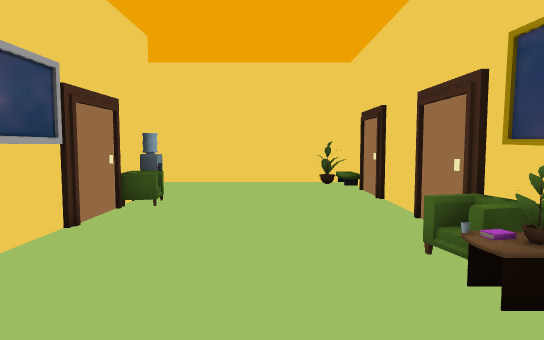
view 1 (above)

17 first-person views from a walk through a 3-D level made in the Unity game engine. The camera is 1.3 m above the floor, tilts 4° down and sees 75° across. Doors are open. The floor is counted in squares, 1 m on a side. Each view is taken from the middle of a square. On the plan, view 1 faces up. The plan holds only what a view shows up to about 15 squares ahead; the rest is blank. The player is left out.

view 2
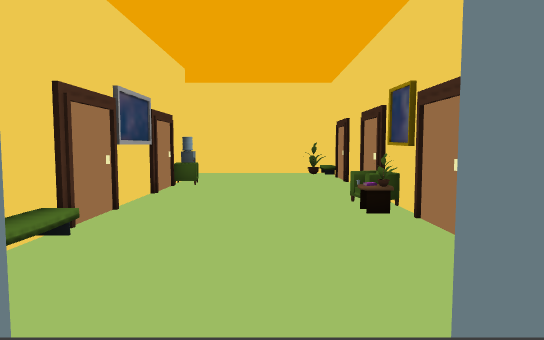

view 3
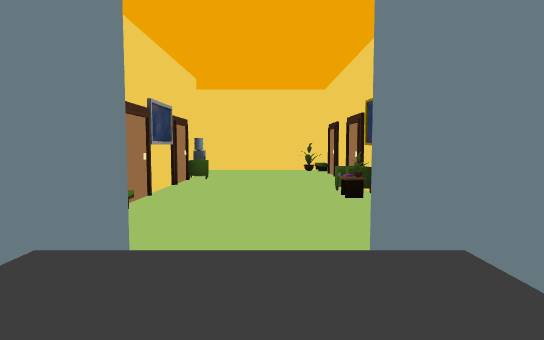

view 4
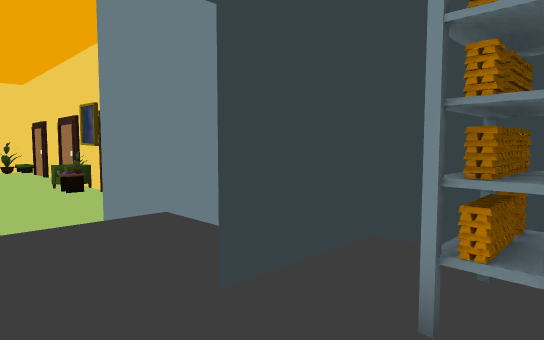

view 5
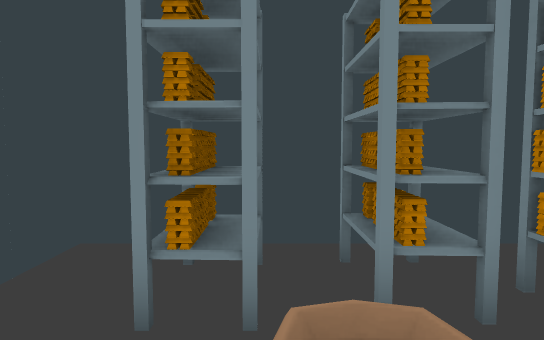

view 6
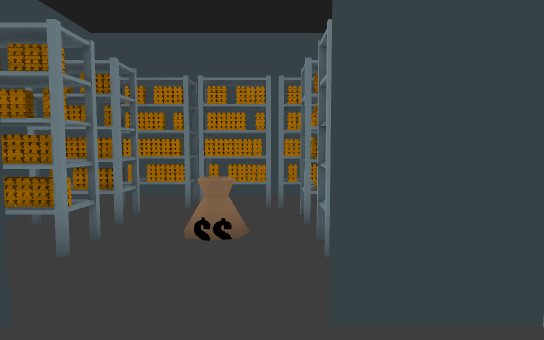

view 7
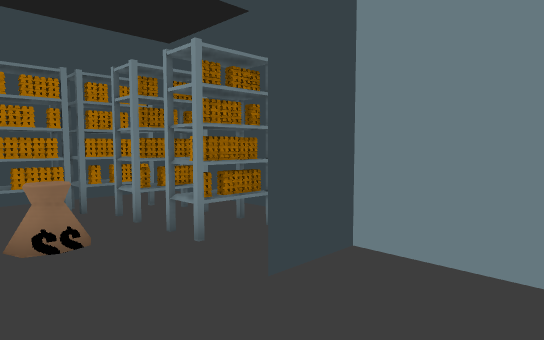

view 8
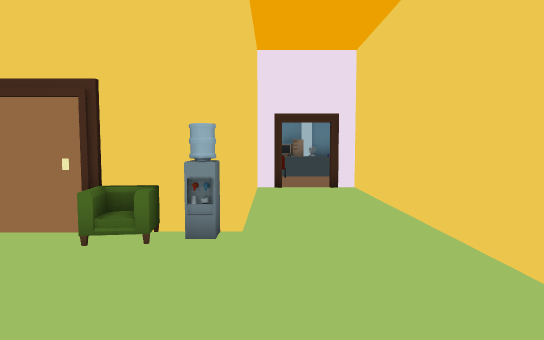

view 9
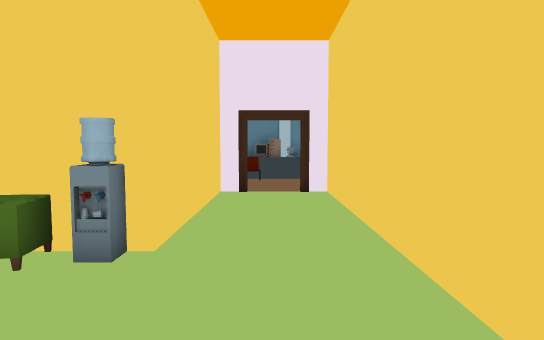

view 10
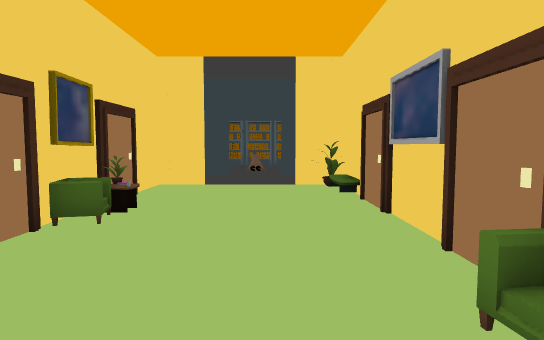

view 11
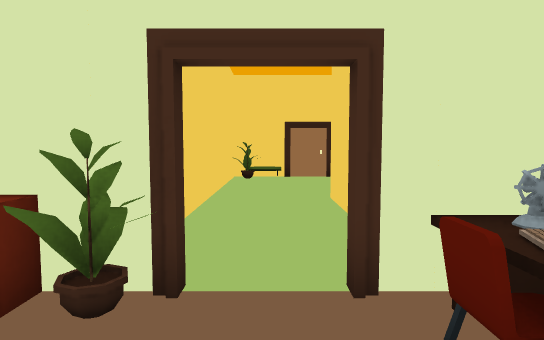

view 12
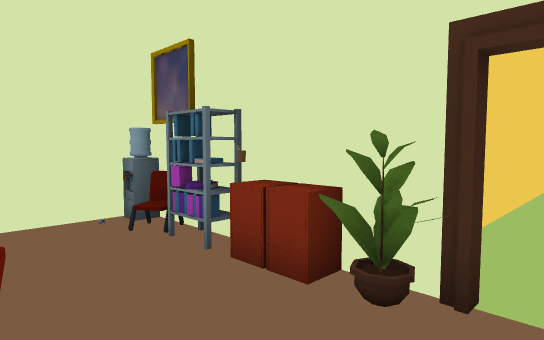

view 13
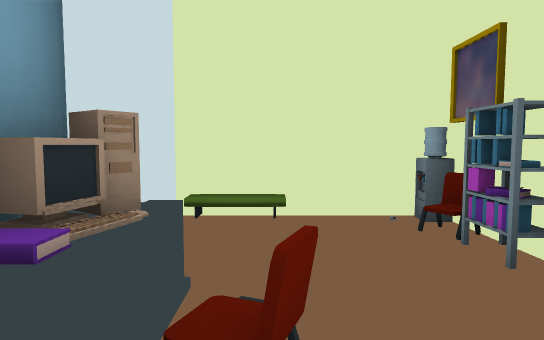

view 14
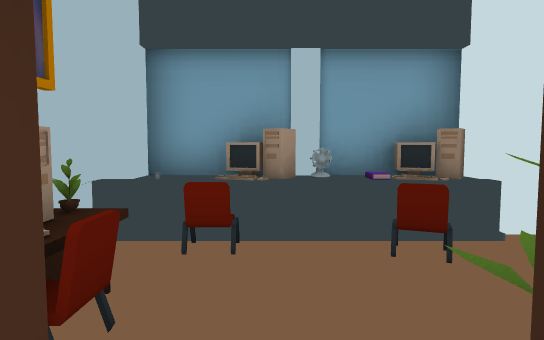

view 15
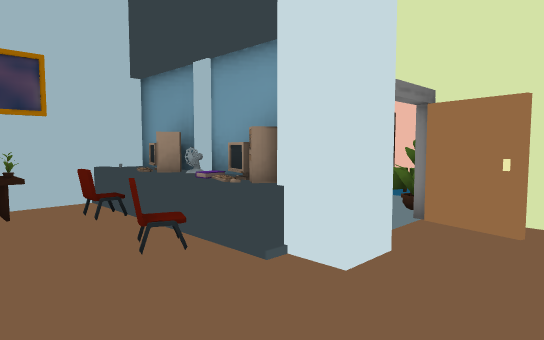

view 16
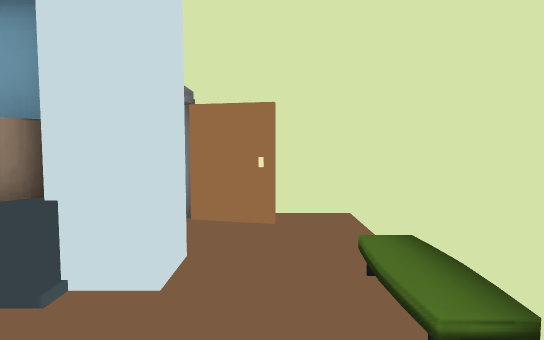

view 17
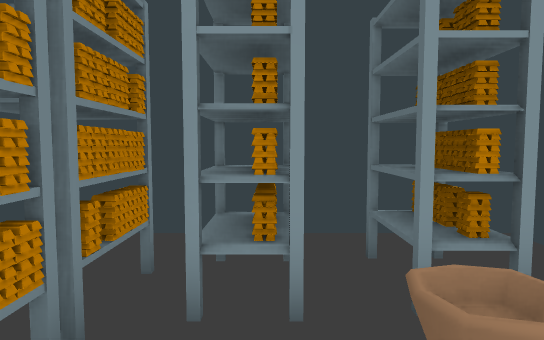

### Floor plan
Points are (right, up) in squares from view 1. A wall is a line through its corners. A room is listed if a view was taken in it or the views show most of it. See-through windows are left out.
Room 1 (views 1, 2, 6, 7, 8, 9, 10, 14)
walls: (-3.2, 3.6) (-3.2, -1.7) (-1.7, -1.7) (-2.9, -1.7) (-2.9, -4.5); (-3.2, 7.6) (-3.2, 5.4); (2.7, 4.4) (2.7, 12.6) (-8.5, 12.6); (2.4, -3.5) (2.4, -1.7) (1.1, -1.7) (2.7, -1.7) (2.7, 2.6); (-8.9, 10.4) (-8.9, 9.6) (-3.4, 9.6); (-2.9, -5.5) (-1.4, -5.5)
ways out: opening at (-0.5, -5) to room 2; open door at (-9, 11) to room 3
objects: other object (-3, -1); other object (-3, 8); other object (-3, 9); other object (2, 3); other object (2, 4); other object (2, 12)
Room 2 (views 3, 4, 5, 17)
walls: (-2.9, -4.5) (-2.9, -5.5); (-4.2, -5.5) (-4.2, -12.3) (3.6, -12.3); (3.6, -11.9) (3.6, -5.5) (0.8, -5.5)
ways out: opening at (-0.5, -5) to room 1
objects: shelf (-3, -11) to (-2, -11); shelf (-3, -10) to (-2, -9); shelf (-3, -8) to (-2, -7); shelf (-1, -11) to (0, -10); bag (0, -8); shelf (1, -11) to (2, -10); shelf (2, -10) to (3, -9); shelf (2, -8) to (3, -7)
Room 3 (views 11, 12, 13, 15, 16)
walls: (-13.1, 15) (-13.1, 14) (-13.7, 14) (-13.7, 9) (-13.1, 9); (-8.9, 9.5) (-8.9, 10.4); (-13.1, 8.5) (-11, 8.5); (-8.9, 17.5) (-12.6, 17.5)
low walls: (-12.8, 14.1) (-12.8, 13.4); (-12.8, 9.5) (-12.8, 8.5)
ways out: open door at (-9, 11) to room 1; opening at (-13.5, 16.5) to room 4
objects: computer (-13, 10) to (-13, 11); fan (-13, 12); books (-13, 13); chair (-12, 10); chair (-12, 13); computer (-11, 9); desk (-11, 10); fan (-10, 9) to (-9, 9); chair (-10, 10); cabinet (-10, 14); other object (-10, 15); other object (-9, 12); cabinet (-9, 13); other object (-9, 14); shelf (-9, 15); other object (-9, 16); water cooler (-9, 17)
Room 4 (no view inside)
walls: (-12.6, 17.5) (-16.8, 17.5) (-16.8, 15.9); (-14.1, 15) (-13.1, 15)
ways out: opening at (-13.5, 16.5) to room 3; opening at (-15, 14.5)

Positions as (right, up) in squares from view 1, and headings:
1: (0, 0), facing up
2: (0, -4), facing up
3: (0, -6), facing up
4: (-1, -8), facing up-right
5: (-1, -8), facing right
6: (-1, -3), facing down
7: (1, -3), facing down-left
8: (2, 10), facing left
9: (1, 11), facing left
10: (-1, 10), facing down
11: (-12, 11), facing right
12: (-12, 11), facing up-right
13: (-12, 11), facing up
14: (-8, 11), facing left
15: (-10, 17), facing down-left
16: (-10, 16), facing left
17: (1, -9), facing left
